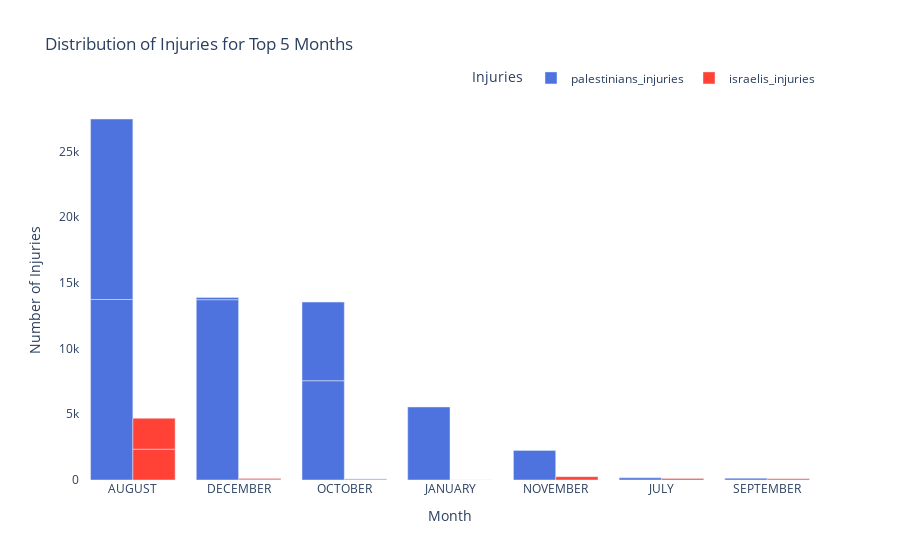

Notebook cell for this chart:
### Code cell
# Select the top 5 months with the highest 'Palestinians Injuries'
top_5_palestinians = df.nlargest(5, 'palestinians_injuries')
# Select the top 5 months with the highest 'Israelis Injuries'
top_5_israelis = df.nlargest(5, 'israelis_injuries')
# Concatenate the dataframes for the top 5 months
top_5_combined = pd.concat([top_5_palestinians, top_5_israelis])

# Create a histogram
fig = px.bar(top_5_combined, x='month', y=['palestinians_injuries', 'israelis_injuries'],
            title='Distribution of Injuries for Top 5 Months',
            color_discrete_sequence=['rgb(78, 115, 223)', 'rgb(255, 65, 54)'],
            barmode='group')

# Update layout
fig.update_layout(
    xaxis=dict(title='Month'),
    yaxis=dict(title='Number of Injuries'),
    legend=dict(title='Injuries', orientation='h', yanchor='bottom', y=1.02, xanchor='right', x=1),
    plot_bgcolor='rgba(0,0,0,0)'
)

# Show the plot
fig.show()

### Figure 1 — Plotly figure (JSON) as saved in the notebook; plotly's stock layout.template omitted (floating-point values rounded to 4 significant figures)
{"data": [{"alignmentgroup": "True", "hovertemplate": "variable=palestinians_injuries<br>month=%{x}<br>value=%{y}<extra></extra>", "legendgroup": "palestinians_injuries", "marker": {"color": "rgb(78, 115, 223)", "pattern": {"shape": ""}}, "name": "palestinians_injuries", "offsetgroup": "palestinians_injuries", "orientation": "v", "showlegend": true, "textposition": "auto", "type": "bar", "x": ["AUGUST", "DECEMBER", "OCTOBER", "OCTOBER", "JANUARY", "AUGUST", "NOVEMBER", "JULY", "DECEMBER", "SEPTEMBER"], "xaxis": "x", "y": [13735, 13720, 7555, 5984, 5557, 13735, 2252, 165, 166, 135], "yaxis": "y"}, {"alignmentgroup": "True", "hovertemplate": "variable=israelis_injuries<br>month=%{x}<br>value=%{y}<extra></extra>", "legendgroup": "israelis_injuries", "marker": {"color": "rgb(255, 65, 54)", "pattern": {"shape": ""}}, "name": "israelis_injuries", "offsetgroup": "israelis_injuries", "orientation": "v", "showlegend": true, "textposition": "auto", "type": "bar", "x": ["AUGUST", "DECEMBER", "OCTOBER", "OCTOBER", "JANUARY", "AUGUST", "NOVEMBER", "JULY", "DECEMBER", "SEPTEMBER"], "xaxis": "x", "y": [2347, 20, 80, 0, 0, 2347, 253, 105, 88, 87], "yaxis": "y"}], "layout": {"barmode": "group", "legend": {"orientation": "h", "title": {"text": "Injuries"}, "tracegroupgap": 0, "x": 1, "xanchor": "right", "y": 1.02, "yanchor": "bottom"}, "plot_bgcolor": "rgba(0,0,0,0)", "title": {"text": "Distribution of Injuries for Top 5 Months"}, "xaxis": {"anchor": "y", "domain": [0, 1], "title": {"text": "Month"}}, "yaxis": {"anchor": "x", "domain": [0, 1], "title": {"text": "Number of Injuries"}}}}
